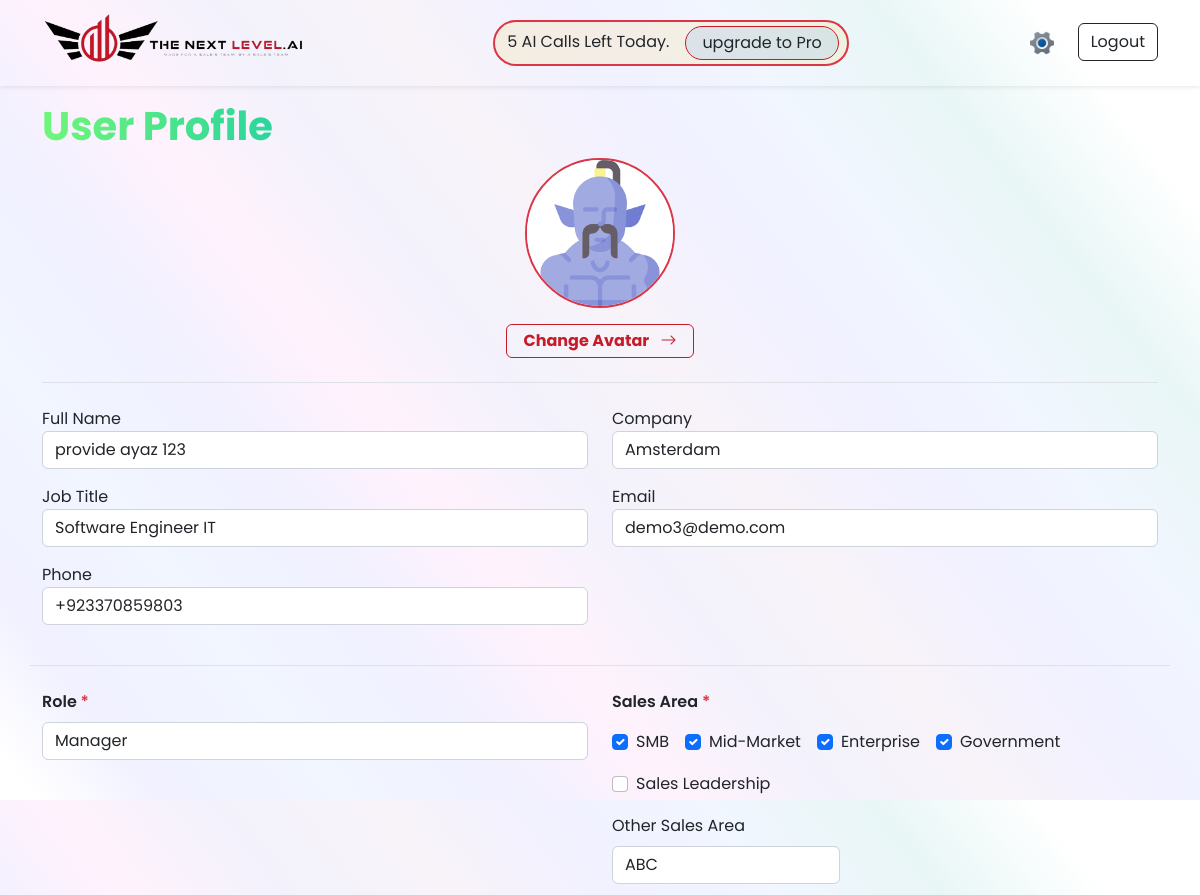
/Settings (signed in, upper part), run on an earlier commit of the app's database.
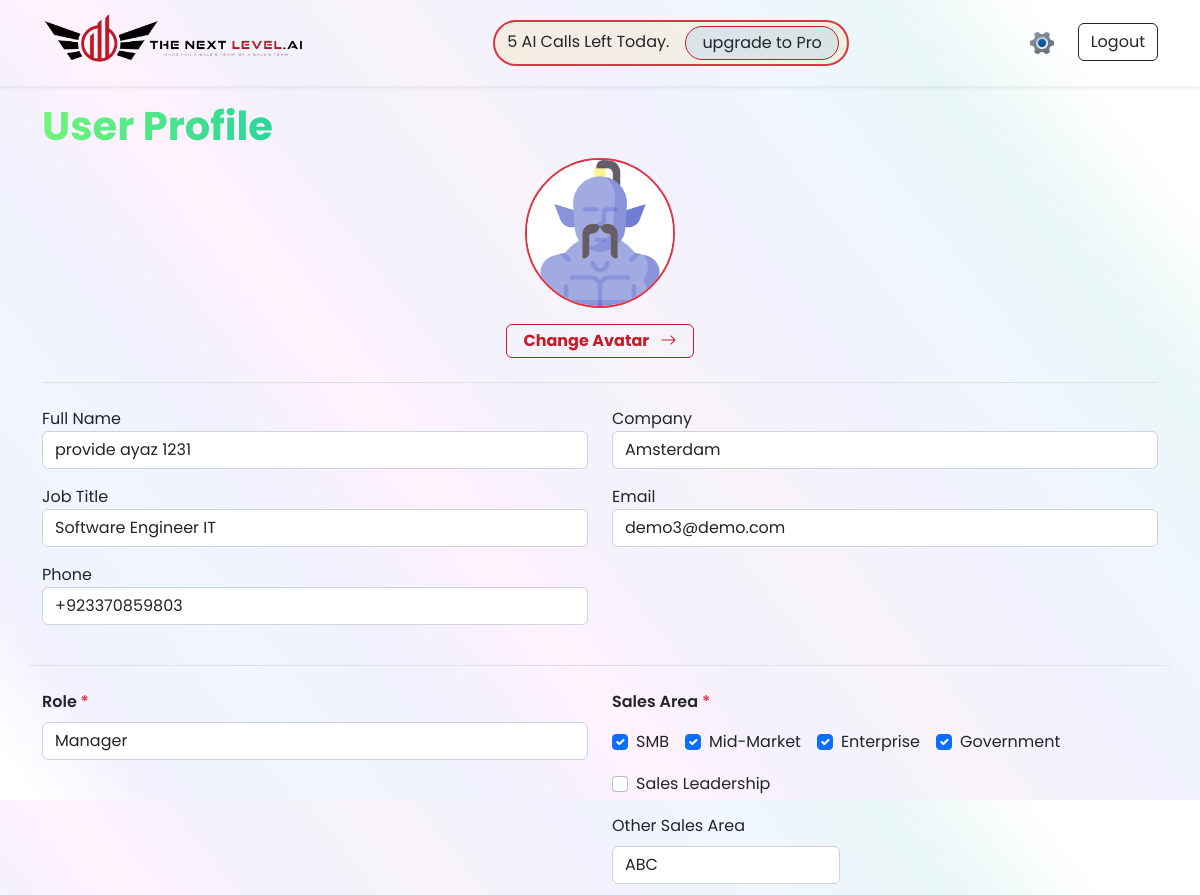
And on a later commit of the database.
### accounts/models.py (models this page shows, shortened)
class User(AbstractUser):
    email = models.EmailField(max_length=50, unique=True)
    company = models.CharField(max_length=50)
    job_title = models.CharField(max_length=50)
    phone_number = models.CharField(max_length=50, unique=True)
    avatar = models.FileField(upload_to="Avatar/", null=True, blank=True, default="Avatar/default.png")
    created_at = models.DateTimeField(auto_now_add=True)
    updated_at = models.DateTimeField(auto_now=True)

class Avatar(models.Model):
    user = models.OneToOneField(User, on_delete=models.CASCADE, related_name="user_avatar")
    name = models.CharField(max_length=50)
    role = models.CharField(max_length=50)
    industry = models.CharField(max_length=50)
    sale_area = models.CharField(max_length=130)
    territory = models.CharField(max_length=50)
    overview = models.CharField(max_length=400)
    website = models.CharField(max_length=70, null=True, blank=True)
    industry_type = models.CharField(max_length=60)
    specialities = models.CharField(max_length=60)
    company_size = models.IntegerField()
    headquaters = models.CharField(max_length=100, null=True, blank=True)
    membership_type = models.CharField(max_length=60, null=True, blank=True)
    expire_membership_date = models.DateField(null=True, blank=True)
    paid_date = models.DateField(null=True, blank=True)
    is_not_expired = models.BooleanField(default=False)
    remaing_email_request = models.PositiveIntegerField(default=5, null=True, blank=True)
    remaing_financial_request = models.PositiveIntegerField(default=0, null=True, blank=True)
    remaing_grant_request = models.PositiveIntegerField(default=0, null=True, blank=True)
    gmail = models.EmailField(max_length=60, null=True, blank=True)
    gmail_password = models.CharField(max_length=60, null=True, blank=True)
    created_at = models.DateTimeField(auto_now_add=True)
    updated_at = models.DateTimeField(auto_now=True)

### accounts/views.py (the view, shortened to what this page needs)
# urls.py: path('Settings', Settings, name='Settings'),
@login_required
def Settings(request):
    context = {
        "user": request.user, 'USA_STATES': USA_STATES
    }
    return render(request, 'main/Settings.html', context)

### templates/main/Settings.html (shortened to what this page needs)
{% load static %}
<!DOCTYPE html>
<html lang="en">
   <head>
      <link
         href="https://cdn.jsdelivr.net/npm/bootstrap@5.2.3/dist/css/bootstrap.min.css"
         rel="stylesheet"
>
      <link rel="stylesheet"
         href="https://cdnjs.cloudflare.com/ajax/libs/font-awesome/4.7.0/css/font-awesome.min.css">
         <link rel="stylesheet" href="{% static 'assets/styles/Style.css' %}">
   </head>
   <body class="dashoboard-main">
      <header class="shadow-sm">
         <nav class="navbar navbar-expand-md bg-transparent header-content">
            <div class="container">
               <a class="nav-link navbar-brand  logo"
               href="{% url 'Home' %}">
                  <img
                     class="w-100 h-100"
                     src="{% static 'assets/images/transparent-logo.png' %}"
                     alt>
               </a>
               <div
                  class="button py-1 d-flex  bg-warning bg-opacity-10 gap-3 rounded-5 border px-2 border-2 border-danger ">
                  <p class="p-0 ps-1 m-0 py-1">
                     5 AI Calls Left Today.
                  </p>
                  <div
                     class="bg-primary bg-opacity-10 gradient-button text-dark px-3 py-1 rounded-5">
                     upgrade to Pro
                  </div>
               </div>
               <div class="d-flex gap-3">
                  <div class="d-flex gap-3">
                     <div
                        class="social-icon  gradient-button p-1 rounded-2 border-0">
                        <a href="{% url 'Settings' %}">
                           <img class="w-100 p-1 h-100"
                              src="{% static 'assets/images/setting.png' %}"   alt>
                        </a>
                     </div>
                     <a class="nav-link"
                        href="{% url 'logout' %}">
                        <button
                           class="btn gradient-button active">Logout</button>
                     </a>
                  </div>
               </div>
            </div>
         </nav>
      </header>
      <main class="mt-3 container">
         <form  method="POST">
         <h1 class="fw-bolder gradient-heading">
            User Profile
         </h1>
         <div
            class="d-flex border-bottom pb-4 gap-3 justify-content-center align-items-center flex-column">
            <div>
               <div
                  class="user-avatar-setting overflow-hidden border border-2 border-danger rounded-circle">
                  <img class="h-100 w-100" id="idAvatar"
                  src="{% static 'assets/images/imagePreviewEmail.png' %}"
                     alt="User Avatar">
               </div>
            </div>
            <div>
               <button type="button"
                  class="btn px-3 fs-6 py-1 d-flex align-items-center gap-2 btn-primary gradient-button"
                  data-bs-toggle="modal"
                  data-bs-target="#exampleModal">
                  <strong class="p-0 m-0">
                     Change Avatar
                     <span class="ps-2">
                        <i class="bi bi-arrow-right"></i>
                     </span>
                  </strong>
               </button>
            </div>
         </div>
         <div class="row border-bottom  py-4">
            <div class="form-group col-6 pb-3">
               <label for="fullName">Full Name</label>
               <input type="text" class="form-control" name="fullName" required id="fullName" value="{{user.first_name}}"
                  placeholder="Enter your full name">
            </div>
            <div class="form-group col-6 pb-3">
               <label for="company">Company</label>
               <input type="text" class="form-control" name="companyName" required id="company" value="{{user.company}}"
                  placeholder="Enter your company name">
            </div>
            <div class="form-group col-6 pb-3">
               <label for="jobTitle">Job Title</label>
               <input type="text" class="form-control" required name="jobTitle" id="jobTitle" value="{{user.job_title}}"
                  placeholder="Enter your job title">
            </div>
            <div class="form-group col-6 pb-3">
               <label for="email">Email</label>
               <input type="email" class="form-control" required readonly name="email" id="email" value="{{user.email}}"
                  placeholder="Enter your email address">
            </div>
            <div class="form-group col-6 pb-3">
               <label for="phone">Phone</label>
               <input type="text" class="form-control" maxlength = "13" required name="phone" id="phone" value="{{user.phone_number}}"
                  placeholder="Enter your phone number">
            </div>
         </div>
         <div class="row border-bottom py-4">
            <div id="input-field" class="form-group col-12 col-md-6 pb-3 ">
               <label for="avatorName"
                  class="form-label fw-semibold">Role<span
                     class="text-danger">
                     *
                  </span>
               </label>
               <input type="text" name="role" required class="form-control"
                  id="avatorName" value="{{user.user_avatar.role}}"
                  placeholder="Specify Your Role">
            </div>
            <div class="form-group col-12 col-md-6 ">
               <label for="salesArea"
                  class="form-label fw-semibold">Sales
                  Area<span
                     class="text-danger">
                     *
                  </span>
               </label>
               <div
                  class="form-group d-flex flex-wrap flex-column flex-md-row gap-3 pt-2 pb-3">
                  <div class="form-check">
                     <input class="form-check-input"
                     type="checkbox"
                        name="salesArea"
                        id="salesAreaA" value="SMB">
                     <label class="form-check-label"
                        for="salesAreaA">SMB</label>
                  </div>
                  <div class="form-check">
                     <input class="form-check-input"
                     type="checkbox"
                        name="salesArea"
                        id="salesAreaB" value="Mid-Market">
                     <label class="form-check-label"
                        for="salesAreaB">Mid-Market</label>
                  </div>
                  <div class="form-check">
                     <input class="form-check-input"
                     type="checkbox"
                        name="salesArea"
                        id="salesAreaC" value="Enterprise">
                     <label class="form-check-label"
                        for="salesAreaC">Enterprise</label>
                  </div>
                  <div class="form-check">
                     <input class="form-check-input"
                     type="checkbox"
                        name="salesArea"
                        id="salesAreaD" value="Government">
                     <label class="form-check-label"
                        for="salesAreaD">Government</label>
                  </div>
                  <div class="form-check">
                     <input class="form-check-input"
                     type="checkbox"
                        name="salesArea"
                        id="salesAreaE" value="Sales Leadership">
                     <label class="form-check-label"
                        for="salesAreaE">Sales Leadership</label>
                  </div>
               </div>
               <div id="salesInput"
                  class="form-group col-12 col-md-6 col-lg-5 pb-3 ">
                  <label for="salesAreaName"
                     class="form-label">Other
                     Sales Area</label>
                  <input type="text" name="salesArea" class="form-control"
                     id="salesAreaName"
                     placeholder="Enter Sales Area">
               </div>
            </div>
         </div>
      </main>
   </body>
</html>

### static/assets/styles/Style.css (style rules this page uses)
body { margin: 0; padding: 0; font-family: 'Poppins', sans-serif; background: rgb(255,255,255); background: linear-gradient(232deg, rgba(255,255,255,1) 9%, rgba(233,246,246,1) 18%, rgba(241,246,255,1) 27%, rgba(241,241,255,1) 36%, rgba(248,243,249,1) 45%, rgba(243,242,252,1) 54%, rgba(255,242,253,1) 63%, rgba(241,241,255,1) 72%, rgba(241,246,255,1) 81%, rgba(241,241,255,1) 91%, rgba(255,255,255,1) 98%); min-height: 100vh; }
.header-content { background-color: #fff; }
.gradient-heading { background: linear-gradient(to right, #70F679, #00C1B1, #8B00EF, #FF623E); -webkit-background-clip: text; -webkit-text-fill-color: transparent; }
main { margin-top:100px ; }
.logo { height: 70px; }
.gradient-button { border:1px solid #C61C29; color: #C61C29; background-color: transparent; cursor: pointer; transition: background 0.3s; }
.dashoboard-main { height: 100vh; overflow-y: none; overflow-x:auto; }
.social-icon { height: 40px; width: 40px; }
.user-avatar-setting { width: 150px; height: 150px; }

What changed in the data, as far as the page shows it:
changed User "Amsterdam": fullName "provide ayaz 123" → "provide ayaz 1231"
